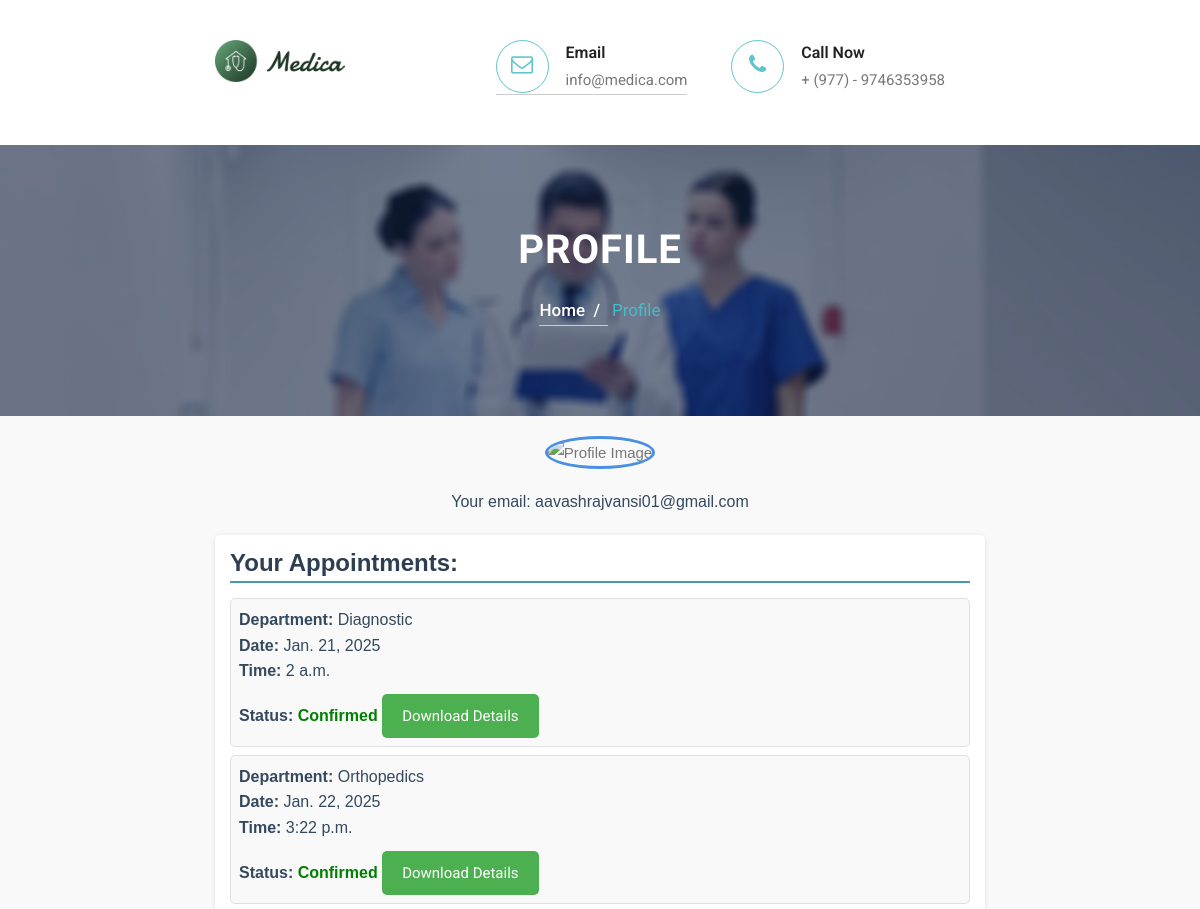
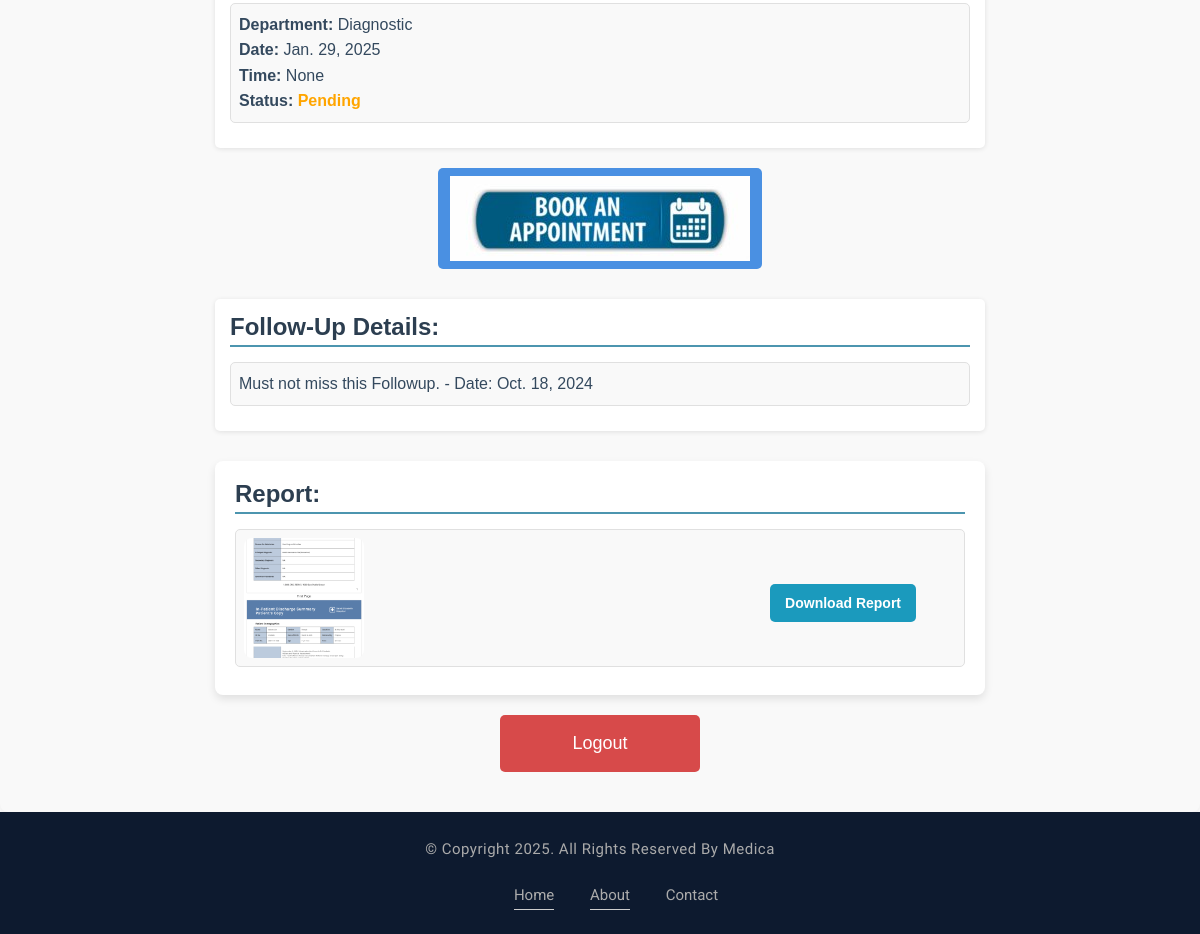
Screenshot of /profile/ (signed in) with the database file from the repository (2 pictures, top to bottom).
### myApp/models.py (models this page shows, shortened)
class AppointmentRequest(models.Model):
    DEPARTMENTS = [
        ('Diagnostic', 'Diagnostic'),
        ('Psychological', 'Psychological'),
        ('Orthopedics', 'Orthopedics'),
        ('General', 'General')
    ]
    name = models.CharField(max_length=100)
    email = models.EmailField()
    phone = models.CharField(max_length=15)
    date = models.DateField()
    department = models.CharField(max_length=50, choices=DEPARTMENTS)
    payment_proof = models.ImageField(upload_to='payment_proofs/', null=True, blank=True)
    message = models.TextField(blank=True, null=True)
    confirmed = models.BooleanField(default=False)
    scheduled_time = models.TimeField(blank=True, null=True)

class FollowUp(models.Model):
    user = models.ForeignKey(User, on_delete=models.CASCADE)
    details = models.TextField()
    date = models.DateField()

class Report(models.Model):
    user = models.ForeignKey(User, on_delete=models.CASCADE, related_name='reports')
    image = models.ImageField(upload_to='reports/', blank=True, null=True)
    uploaded_at = models.DateTimeField(auto_now_add=True)
    class Meta:
        verbose_name = "Report"
        verbose_name_plural = "Reports"

### myApp/views.py (the view)
# urls.py: path('profile/', views.profile, name='profile'),
@login_required
def profile(request):
    user_appointments = AppointmentRequest.objects.filter(email=request.user.email)
    return render(request, 'profile.html', {'appointments': user_appointments, 'user': request.user})

### templates/profile.html (shortened to what this page needs)
<!DOCTYPE html>
<html lang="en">
<head>
    {% load static %}
    <link href="{% static 'css/profile.css' %}" rel="stylesheet">
    <link href="{% static 'css/style.css' %}" rel="stylesheet">
</head>
<body>
    <section class="header-uper">
        <div class="container clearfix">
              <div class="logo">
                    <figure>
                        <a href="{% url 'home' %}">
                                <img src="/static/images/logo.png" alt="" width="130">
                          </a>
                    </figure>
              </div>
              <div class="right-side">
                    <ul class="contact-info">
                          <li class="item">
                                <div class="icon-box">
                                      <i class="fa fa-envelope-o"></i>
                                </div>
                                <strong>Email</strong>
                                <br>
                                <a href="#">
                                      <span>info@medica.com</span>
                                </a>
                          </li>
                          <li class="item">
                                <div class="icon-box">
                                      <i class="fa fa-phone"></i>
                                </div>
                                <strong>Call Now</strong>
                                <br>
                                <span>+ (977) - 9746353958</span>
                          </li>
                    </ul>
              </div>
        </div>
  </section>
  <section class="page-title text-center" style="background-image:url(/static/images/background/3.jpg);">
      <div class="container">
          <div class="title-text">
              <h1>Profile</h1>
              <ul class="title-menu clearfix">
                <li>
                    <a href="{% url 'home' %}">home &nbsp;/</a>
                </li>
                <li>Profile</li>
            </ul>
          </div>
      </div>
  </section>
<section class="profile-page">
    <div class="container">
        <div class="profile-image-container">
            <img
                id="profileImage"
                src="{% if user.socialaccount_set.exists %}
                        {% if user.socialaccount_set.first.extra_data.picture %}
                            {{ user.socialaccount_set.first.extra_data.picture }}
                        {% else %}
                            /static/img/default-profile.png
                        {% endif %}
                      {% else %}
                        {% if user.profile.profile_image %}
                            {{ user.profile.profile_image.url }}
                        {% else %}
                            /static/images/default-user.png
                        {% endif %}
                      {% endif %}"
                alt="Profile Image"
                class="profile-image"
            >
        </div>
        <div class="email-box">
            <p>Your email: {{ user.email }}</p>
        </div>
        <div class="appointments-box">
            <h3>Your Appointments:</h3>
            {% if appointments %}
        <ul id="appointments-list">
            {% for appointment in appointments %}
                <li data-department="{{ appointment.department }}" data-date="{{ appointment.date }}" data-time="{{ appointment.scheduled_time }}" data-status="{{ appointment.confirmed }}">
                    <strong>Department:</strong> {{ appointment.department }} <br>
                    <strong>Date:</strong> {{ appointment.date }} <br>
                    <strong>Time:</strong> {{ appointment.scheduled_time }} <br>
                    <strong>Status:</strong>
                    {% if appointment.confirmed %}
                    <span class="status-confirmed">Confirmed</span>
                        <button class="download-btn">
                            Download Details
                        </button>
                    {% else %}
                    <span class="status-pending">Pending</span>
                    {% endif %}
                </li>
            {% endfor %}
        </ul>
    {% else %}
        <p>You have no appointments yet.</p>
    {% endif %}
</div>
        <div class="book-appointment-container">
            <a href="{% url 'appointment' %}" class="button book-button">
                <img src="{% static 'images/Book.jpg' %}" alt="Book Appointment">
            </a>
        </div>
        <div class="follow-up">
            <h3>Follow-Up Details:</h3>
            <ul>
                {% for followup in user.followup_set.all %}
                    <li>{{ followup.details }} - Date: {{ followup.date }}</li>
                {% empty %}
                    <li>No follow-up details available.</li>
                {% endfor %}
            </ul>
        </div>
        <div class="report-container">
            <h3>Report:</h3>
            {% if user.reports.exists %}
                <ul>
                    {% for report in user.reports.all %}
                        <li>
                            {% if report.image %}
                                <img src="{{ report.image.url }}" alt="Report Image" class="report-image">
                                <a href="{{ report.image.url }}" download>Download Report</a>
                            {% else %}
                                <p>No report image available.</p>
                            {% endif %}
                        </li>
                    {% endfor %}
                </ul>
            {% else %}
                <p>No report available for this user.</p>
            {% endif %}
        </div>
        <a href="{% url 'logout' %}" class="button logout-button">Logout</a>
    </div>
</section>
<div class="footer-bottom">
    <div class="container clearfix">
      <div class="copyright-text">
        <p>&copy; Copyright 2025. All Rights Reserved by
          <a href="{% url 'home' %}">Medica</a>
        </p>
      </div>
      <ul class="footer-bottom-link">
        <li>
            <a href="{% url 'home' %}">Home</a>
        </li>
        <li>
            <a href="{% url 'about' %}">About</a>
        </li>
        <li>
            <a href="{% url 'contact' %}">Contact</a>
        </li>
      </ul>
    </div>
  </div>
</body>
</html>

### static/css/profile.css (style rules this page uses)
.profile-page { font-family: Arial, sans-serif; background-color: #f9f9f9; padding: 20px; border-radius: 8px; box-shadow: 0 2px 10px rgba(0, 0, 0, 0.1); }
.container { max-width: 800px; margin: 0 auto; }
.profile-page h3 { font-family: 'Arial', sans-serif; color: #2c3e50; font-size: 24px; margin-bottom: 15px; text-align: left; border-bottom: 2px solid #4c95af; padding-bottom: 5px; }
.profile-page ul, .profile-page p { font-family: 'Verdana', sans-serif; color: #34495e; font-size: 16px; line-height: 1.6; margin-bottom: 10px; }
.profile-page ul { list-style-type: none; padding-left: 0; }
.profile-page ul li { margin-bottom: 8px; padding: 8px; background: #f9f9f9; border-radius: 5px; border: 1px solid #e0e0e0; }
.report-container a { color: #61c4cd; text-decoration: none; font-weight: bold; transition: color 0.3s; }
.profile-image-container { text-align: center; margin-bottom: 20px; }
.profile-image { width: 150px; height: 150px; border-radius: 50%; border: 3px solid #4a90e2; object-fit: cover; }
.email-box { font-size: 18px; color: #0e0a0a; margin-bottom: 20px; text-align: center; }
.appointments-box, .follow-up { background-color: #ffffff; padding: 15px; border-radius: 5px; margin-bottom: 20px; box-shadow: 0 1px 5px rgba(0, 0, 0, 0.1); }
h3 { color: #4a90e2; }
ul { list-style-type: none; padding: 0; }
li { padding: 5px 0; border-bottom: 1px solid #ccc; }
li:last-child { border-bottom: none; }
.status-confirmed { color: green; font-weight: bold; }
.status-pending { color: orange; font-weight: bold; }
.button { display: inline-block; padding: 8px 12px; background-color: #4a90e2; color: white; text-decoration: none; border-radius: 5px; text-align: center; font-size: 0.9rem; transition: background-color 0.3s ease; }
.book-appointment-container { text-align: center; margin-top: 20px; margin-bottom: 30px; }
.download-btn { padding: 10px 20px; background-color: #4caf50; color: white; border: none; border-radius: 5px; font-size: 1.5rem; cursor: pointer; text-decoration: none; display: inline-block; margin-top: 10px; transition: background-color 0.3s, transform 0.3s; }
.report-container { margin-top: 30px; background-color: #ffffff; padding: 20px; border-radius: 8px; box-shadow: 0 4px 8px rgba(0, 0, 0, 0.1); margin-top: 30px; }
.report-container ul { padding: 0; margin: 0; }
.report-container li { padding: 15px; border-bottom: 1px solid #ddd; display: flex; align-items: center; justify-content: space-between; }
.report-container .report-image { width: 120px; height: 120px; object-fit: cover; border-radius: 8px; }
.report-container a { display: inline-block; margin-top: 10px; margin-right: 40px; padding: 8px 15px; background-color: #1b9abd; color: white; text-decoration: none; border-radius: 5px; font-size: 14px; font-weight: bold; transition: background-color 0.3s, transform 0.2s; }
.logout-button { display: block; margin: 20px auto; background-color: rgba(204, 16, 16, 0.749); color: white; padding: 15px 30px; font-size: 18px; border-radius: 5px; text-align: center; width: 200px; cursor: pointer; transition: background-color 0.3s, transform 0.3s; }

### rows the page displays
AppointmentRequest: department "Diagnostic", date "Jan. 21, 2025", scheduled_time "2 a.m.", confirmed "Confirmed"
AppointmentRequest: department "Orthopedics", date "Jan. 22, 2025", scheduled_time "3:22 p.m.", confirmed "Confirmed"
AppointmentRequest: department "Diagnostic", date "Jan. 29, 2025", scheduled_time "None", confirmed "Pending"
FollowUp: details "Must not miss this Followup.", date "Oct. 18, 2024"
Report: image (picture)

### other values shown
{{ user.email }} "aavashrajvansi01@gmail.com"
